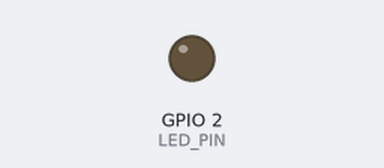
Bench run of a sketch on a simulated ESP32. Shown: output pins drawn as LEDs (lit = HIGH). WiFi joins after 1.5 s; servers stay silent unless stated; uploads are accepted with an empty reply; what the sketch prints to the serial monitor is not drawn.

Above: at 0.0 s.
At 3.1 s:
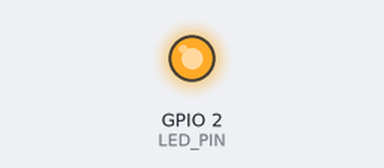
Timing chart, 0 to 5.0 s (numbered marks = the images above):
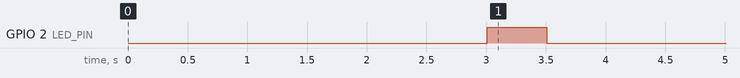

The sketch:

ESP32_Gridbox_MINIMAL.ino
```cpp
/*
 * Gridbox ESP32 - MINIMAL VERSION
 *
 * Abgespeckte Version zum Debuggen
 * Startet garantiert ohne Crashes!
 */

#include <WiFi.h>
#include <HTTPClient.h>
#include <ArduinoJson.h>

// ===== KONFIGURATION =====
const char* WIFI_SSID = "DEIN_WLAN_NAME";
const char* WIFI_PASSWORD = "DEIN_WLAN_PASSWORT";
const char* SUPABASE_URL = "https://deinprojekt.supabase.co";
const char* SUPABASE_KEY = "dein_key_hier";
const char* STATION_SHORT_CODE = "88SH";

#define LED_PIN 2
#define USE_SHORT_CODE true

// Globale Variablen
bool isConnected = false;
bool dispenseLEDActive = false;
unsigned long dispenseLEDStartTime = 0;
unsigned long lastDispenseCheck = 0;
unsigned long lastDispenseTime = 0;

void setup() {
  // Serial ZUERST starten
  Serial.begin(115200);
  delay(3000);  // Extra lange warten

  Serial.println("\n\n=== ESP32 STARTET ===");
  Serial.println("Minimal-Version zum Debuggen");
  Serial.println("Wenn du das liest: Serial funktioniert!");
  Serial.println();

  // LED Pin konfigurieren (NUR DIESER!)
  Serial.println("→ Konfiguriere LED Pin...");
  pinMode(LED_PIN, OUTPUT);
  digitalWrite(LED_PIN, LOW);
  Serial.println("✓ LED Pin OK");

  // Test-Blink
  Serial.println("→ Test-Blink...");
  digitalWrite(LED_PIN, HIGH);
  delay(500);
  digitalWrite(LED_PIN, LOW);
  Serial.println("✓ LED Test OK");

  // WiFi verbinden
  Serial.println("\n→ Verbinde WiFi...");
  connectWiFi();

  Serial.println("\n=== SETUP FERTIG ===");
  Serial.println("ESP32 läuft stabil!");
  Serial.println("Drücke Ausleihen in der App um LED zu testen");
  Serial.println();
}

void loop() {
  // Status alle 10 Sekunden
  static unsigned long lastStatus = 0;
  if (millis() - lastStatus > 10000) {
    Serial.println("✓ ESP32 läuft... Uptime: " + String(millis()/1000) + "s");
    lastStatus = millis();
  }

  // LED Steuerung
  if (dispenseLEDActive) {
    unsigned long elapsed = millis() - dispenseLEDStartTime;

    if (elapsed < 5000) {
      // Blinken
      bool state = (millis() / 200) % 2;
      digitalWrite(LED_PIN, state);
    } else {
      // Stopp
      digitalWrite(LED_PIN, LOW);
      dispenseLEDActive = false;
      Serial.println("✓ LED gestoppt nach 5 Sekunden");
    }
  }

  // Prüfe auf Ausgabe-Anfrage (alle 2 Sekunden)
  if (WiFi.status() == WL_CONNECTED) {
    if (millis() - lastDispenseCheck > 2000) {
      checkDispenseRequest();
      lastDispenseCheck = millis();
    }
  }

  delay(100);
}

void connectWiFi() {
  Serial.print("SSID: ");
  Serial.println(WIFI_SSID);

  WiFi.mode(WIFI_STA);
  WiFi.begin(WIFI_SSID, WIFI_PASSWORD);

  int attempts = 0;
  while (WiFi.status() != WL_CONNECTED && attempts < 20) {
    delay(500);
    Serial.print(".");
    attempts++;
  }

  if (WiFi.status() == WL_CONNECTED) {
    Serial.println("\n✓ WiFi OK!");
    Serial.println("IP: " + WiFi.localIP().toString());
    isConnected = true;
  } else {
    Serial.println("\n✗ WiFi Fehler!");
    isConnected = false;
  }
}

void checkDispenseRequest() {
  if (!isConnected) return;

  HTTPClient http;
  String url = String(SUPABASE_URL) + "/rest/v1/stations?short_code=eq." + String(STATION_SHORT_CODE) + "&select=dispense_requested";

  http.begin(url);
  http.addHeader("apikey", SUPABASE_KEY);
  http.addHeader("Authorization", "Bearer " + String(SUPABASE_KEY));

  int httpCode = http.GET();

  if (httpCode == 200) {
    String payload = http.getString();

    DynamicJsonDocument doc(512);
    deserializeJson(doc, payload);

    if (doc.is<JsonArray>() && doc.size() > 0) {
      bool requested = doc[0]["dispense_requested"] | false;

      if (requested) {
        unsigned long timeSince = millis() - lastDispenseTime;
        if (timeSince > 10000) {
          Serial.println("\n🚨 AUSGABE ERKANNT!");
          lastDispenseTime = millis();

          // Flag zurücksetzen
          resetDispenseFlag();

          // LED aktivieren
          dispenseLEDActive = true;
          dispenseLEDStartTime = millis();
          Serial.println("💡 LED startet...");
        }
      }
    }
  }

  http.end();
}

void resetDispenseFlag() {
  HTTPClient http;
  String url = String(SUPABASE_URL) + "/rest/v1/stations?short_code=eq." + String(STATION_SHORT_CODE);

  http.begin(url);
  http.addHeader("apikey", SUPABASE_KEY);
  http.addHeader("Authorization", "Bearer " + String(SUPABASE_KEY));
  http.addHeader("Content-Type", "application/json");

  String body = "{\"dispense_requested\":false}";
  int code = http.PATCH(body);

  if (code == 200 || code == 204) {
    Serial.println("✓ Flag zurückgesetzt");
  }

  http.end();
}
```
